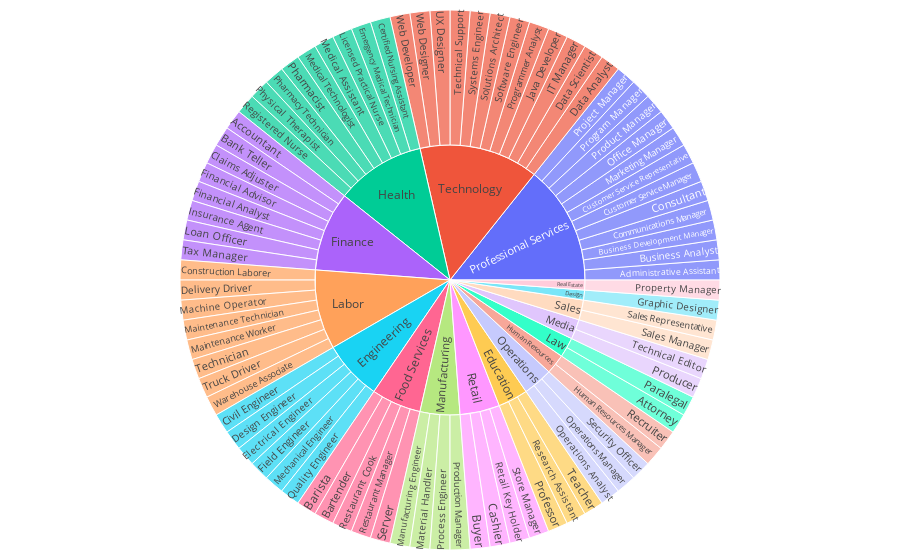

The notebook cell this image was saved under:
### Code cell
dfplt = px.sunburst(df, path=['Job Category', 'Job Title'])
dfplt.update_layout(margin = dict(t=10, l=10, r=10, b=10))
dfplt.show()

### Figure 1 — Plotly figure (JSON) as saved in the notebook; plotly's stock layout.template omitted (floating-point values rounded to 4 significant figures)
{"data": [{"branchvalues": "total", "domain": {"x": [0, 1], "y": [0, 1]}, "hoverlabel": {"namelength": 0}, "hovertemplate": "labels=%{label}<br>count=%{value}<br>parent=%{parent}<br>id=%{id}", "ids": ["Finance/Accountant", "Professional Services/Administrative Assistant", "Law/Attorney", "Finance/Bank Teller", "Food Services/Barista", "Food Services/Bartender", "Professional Services/Business Analyst", "Professional Services/Business Development Manager", "Retail/Buyer", "Retail/Cashier", "Health/Certified Nursing Assistant", "Engineering/Civil Engineer", "Finance/Claims Adjuster", "Professional Services/Communications Manager", "Labor/Construction Laborer", "Professional Services/Consultant", "Professional Services/Customer Service Manager", "Professional Services/Customer Service Representative", "Technology/Data Analyst", "Technology/Data Scientist", "Labor/Delivery Driver", "Engineering/Design Engineer", "Engineering/Electrical Engineer", "Health/Emergency Medical Technician", "Engineering/Field Engineer", "Finance/Financial Advisor", "Finance/Financial Analyst", "Design/Graphic Designer", "Human Resources/Human Resources Manager", "Technology/IT Manager", "Finance/Insurance Agent", "Technology/Java Developer", "Health/Licensed Practical Nurse", "Finance/Loan Officer", "Labor/Machine Operator", "Labor/Maintenance Technician", "Labor/Maintenance Worker", "Manufacturing/Manufacturing Engineer", "Professional Services/Marketing Manager", "Manufacturing/Material Handler", "Engineering/Mechanical Engineer", "Health/Medical Assistant", "Health/Medical Technologist", "Professional Services/Office Manager", "Operations/Operations Analyst", "Operations/Operations Manager", "Law/Paralegal", "Health/Pharmacist", "Health/Pharmacy Technician", "Health/Physical Therapist", "Manufacturing/Process Engineer", "Media/Producer", "Professional Services/Product Manager", "Manufacturing/Production Manager", "Education/Professor", "Professional Services/Program Manager", "Technology/Programmer Analyst", "Professional Services/Project Manager", "Real Estate/Property Manager", "Engineering/Quality Engineer", "Human Resources/Recruiter", "Health/Registered Nurse", "Education/Research Assistant", "Food Services/Restaurant Cook", "Food Services/Restaurant Manager", "Retail/Retail Key Holder", "Sales/Sales Manager", "Sales/Sales Representative", "Operations/Security Officer", "Food Services/Server", "Technology/Software Engineer", "Technology/Solutions Architect", "Retail/Store Manager", "Technology/Systems Engineer", "Finance/Tax Manager", "Education/Teacher", "Media/Technical Editor", "Technology/Technical Support", "Labor/Technician", "Labor/Truck Driver", "Technology/UX Designer", "Labor/Warehouse Associate", "Technology/Web Designer", "Technology/Web Developer", "Design", "Education", "Engineering", "Finance", "Food Services", "Health", "Human Resources", "Labor", "Law", "Manufacturing", "Media", "Operations", "Professional Services", "Real Estate", "Retail", "Sales", "Technology"], "labels": ["Accountant", "Administrative Assistant", "Attorney", "Bank Teller", "Barista", "Bartender", "Business Analyst", "Business Development Manager", "Buyer", "Cashier", "Certified Nursing Assistant", "Civil Engineer", "Claims Adjuster", "Communications Manager", "Construction Laborer", "Consultant", "Customer Service Manager", "Customer Service Representative", "Data Analyst", "Data Scientist", "Delivery Driver", "Design Engineer", "Electrical Engineer", "Emergency Medical Technician", "Field Engineer", "Financial Advisor", "Financial Analyst", "Graphic Designer", "Human Resources Manager", "IT Manager", "Insurance Agent", "Java Developer", "Licensed Practical Nurse", "Loan Officer", "Machine Operator", "Maintenance Technician", "Maintenance Worker", "Manufacturing Engineer", "Marketing Manager", "Material Handler", "Mechanical Engineer", "Medical Assistant", "Medical Technologist", "Office Manager", "Operations Analyst", "Operations Manager", "Paralegal", "Pharmacist", "Pharmacy Technician", "Physical Therapist", "Process Engineer", "Producer", "Product Manager", "Production Manager", "Professor", "Program Manager", "Programmer Analyst", "Project Manager", "Property Manager", "Quality Engineer", "Recruiter", "Registered Nurse", "Research Assistant", "Restaurant Cook", "Restaurant Manager", "Retail Key Holder", "Sales Manager", "Sales Representative", "Security Officer", "Server", "Software Engineer", "Solutions Architect", "Store Manager", "Systems Engineer", "Tax Manager", "Teacher", "Technical Editor", "Technical Support", "Technician", "Truck Driver", "UX Designer", "Warehouse Associate", "Web Designer", "Web Developer", "Design", "Education", "Engineering", "Finance", "Food Services", "Health", "Human Resources", "Labor", "Law", "Manufacturing", "Media", "Operations", "Professional Services", "Real Estate", "Retail", "Sales", "Technology"], "name": "", "parents": ["Finance", "Professional Services", "Law", "Finance", "Food Services", "Food Services", "Professional Services", "Professional Services", "Retail", "Retail", "Health", "Engineering", "Finance", "Professional Services", "Labor", "Professional Services", "Professional Services", "Professional Services", "Technology", "Technology", "Labor", "Engineering", "Engineering", "Health", "Engineering", "Finance", "Finance", "Design", "Human Resources", "Technology", "Finance", "Technology", "Health", "Finance", "Labor", "Labor", "Labor", "Manufacturing", "Professional Services", "Manufacturing", "Engineering", "Health", "Health", "Professional Services", "Operations", "Operations", "Law", "Health", "Health", "Health", "Manufacturing", "Media", "Professional Services", "Manufacturing", "Education", "Professional Services", "Technology", "Professional Services", "Real Estate", "Engineering", "Human Resources", "Health", "Education", "Food Services", "Food Services", "Retail", "Sales", "Sales", "Operations", "Food Services", "Technology", "Technology", "Retail", "Technology", "Finance", "Education", "Media", "Technology", "Labor", "Labor", "Technology", "Labor", "Technology", "Technology", "", "", "", "", "", "", "", "", "", "", "", "", "", "", "", "", ""], "type": "sunburst", "values": [1, 1, 1, 1, 1, 1, 1, 1, 1, 1, 1, 1, 1, 1, 1, 1, 1, 1, 1, 1, 1, 1, 1, 1, 1, 1, 1, 1, 1, 1, 1, 1, 1, 1, 1, 1, 1, 1, 1, 1, 1, 1, 1, 1, 1, 1, 1, 1, 1, 1, 1, 1, 1, 1, 1, 1, 1, 1, 1, 1, 1, 1, 1, 1, 1, 1, 1, 1, 1, 1, 1, 1, 1, 1, 1, 1, 1, 1, 1, 1, 1, 1, 1, 1, 1, 3, 6, 8, 5, 9, 2, 8, 2, 4, 2, 3, 12, 1, 4, 2, 12]}], "layout": {"legend": {"tracegroupgap": 0}, "margin": {"b": 10, "l": 10, "r": 10, "t": 10}}}
